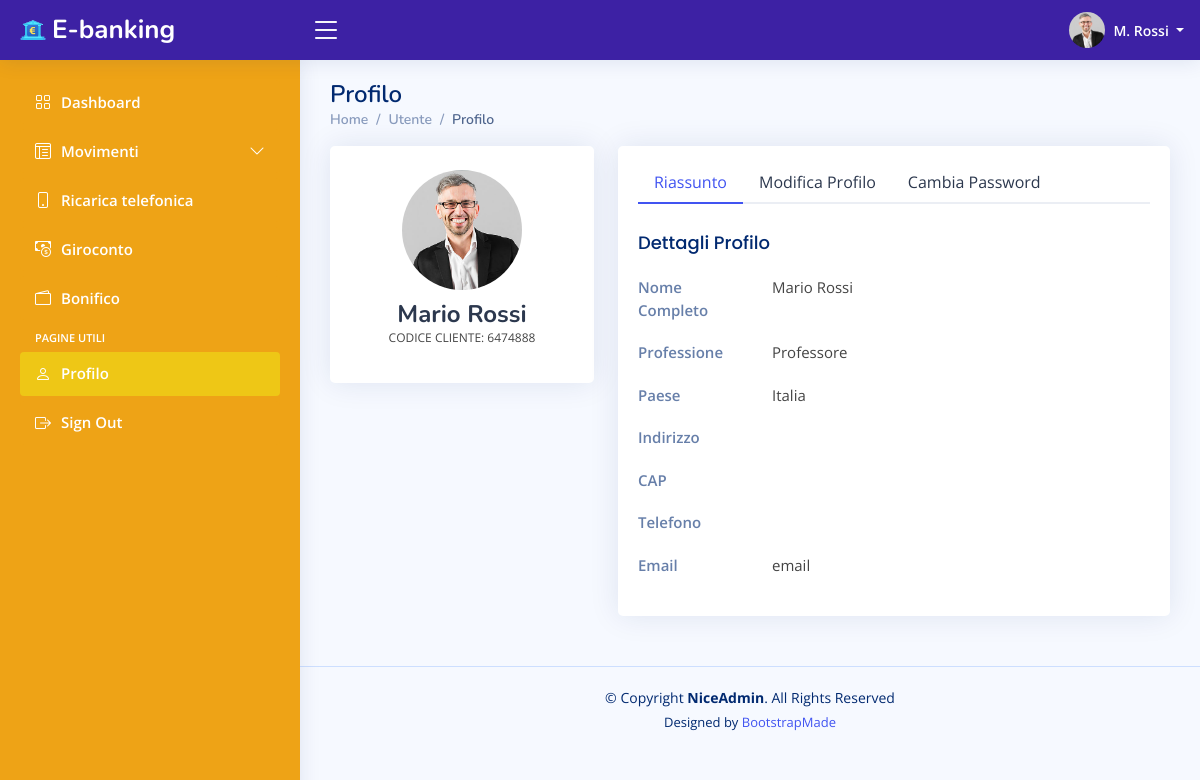
/userProfile.php (signed in), run on the app's committed database.
### tables this page shows
CREATE TABLE `tconticorrenti` (
  `ContoCorrenteID` int(11) NOT NULL,
  `CodiceTitolare` int(11) NOT NULL,
  `Password` text NOT NULL,
  `IBAN` text NOT NULL,
  `Email` text NOT NULL,
  `NomeTitolare` text NOT NULL,
  `Professione` text NOT NULL,
  `Paese` text NOT NULL,
  `Indirizzo` text NOT NULL,
  `CAP` text NOT NULL,
  `Telefono` text NOT NULL,
  `ImmagineProfilo` text NOT NULL
);

### userProfile.php (the view, shortened to what this page needs)
<!DOCTYPE html>
<html lang="en">
<head>
    <link href="assets/vendor/bootstrap/css/bootstrap.min.css" rel="stylesheet">
    <link href="assets/vendor/bootstrap-icons/bootstrap-icons.css" rel="stylesheet">
    <link href="assets/vendor/boxicons/css/boxicons.min.css" rel="stylesheet">
    <link href="assets/vendor/quill/quill.snow.css" rel="stylesheet">
    <link href="assets/vendor/quill/quill.bubble.css" rel="stylesheet">
    <link href="assets/vendor/remixicon/remixicon.css" rel="stylesheet">
    <link href="assets/vendor/simple-datatables/style.css" rel="stylesheet">
    <link href="assets/css/style.css" rel="stylesheet">
</head>
<body>
    <?php include "parts/header.php"; ?>
    <?php include "parts/sidebar.php"; ?>
    <main id="main" class="main">
        <div class="pagetitle">
            <h1>Profilo</h1>
            <nav>
                <ol class="breadcrumb">
                    <li class="breadcrumb-item"><a href="index.php">Home</a></li>
                    <li class="breadcrumb-item">Utente</li>
                    <li class="breadcrumb-item active">Profilo</li>
                </ol>
            </nav>
        </div>
        <section class="section profile">
            <div class="row">
                <div class="col-xl-4">
                    <div class="card">
                        <div class="card-body profile-card pt-4 d-flex flex-column align-items-center">
                            <img src="assets/img/profili/<?php echo $result["ImmagineProfilo"]; ?>" alt="Profile" class="rounded-circle">
                            <h2><?php echo $result["NomeTitolare"]; ?></h2>
                            <p class="subtitle">CODICE CLIENTE: <?php echo $result["CodiceTitolare"]; ?></p>
                        </div>
                    </div>
                </div>
                <div class="col-xl-8">
                    <div class="card">
                        <div class="card-body pt-3">
                            <ul class="nav nav-tabs nav-tabs-bordered">
                                <li class="nav-item">
                                    <button class="nav-link active" data-bs-toggle="tab" data-bs-target="#profile-overview">Riassunto</button>
                                </li>
                                <li class="nav-item">
                                    <button class="nav-link" data-bs-toggle="tab" data-bs-target="#profile-edit">Modifica Profilo</button>
                                </li>
                                <li class="nav-item">
                                    <button class="nav-link" data-bs-toggle="tab" data-bs-target="#profile-change-password">Cambia Password</button>
                                </li>
                            </ul>
                            <div class="tab-content pt-2">
                                <div class="tab-pane fade show active profile-overview" id="profile-overview">
                                    <h5 class="card-title">Dettagli Profilo</h5>
                                    <div class="row">
                                        <div class="col-lg-3 col-md-4 label ">Nome Completo</div>
                                        <div class="col-lg-9 col-md-8"><?php echo $result["NomeTitolare"]; ?></div>
                                    </div>
                                    <div class="row">
                                        <div class="col-lg-3 col-md-4 label">Professione</div>
                                        <div class="col-lg-9 col-md-8"><?php echo $result["Professione"]; ?></div>
                                    </div>
                                    <div class="row">
                                        <div class="col-lg-3 col-md-4 label">Paese</div>
                                        <div class="col-lg-9 col-md-8"><?php echo $result["Paese"]; ?></div>
                                    </div>
                                    <div class="row">
                                        <div class="col-lg-3 col-md-4 label">Indirizzo</div>
                                        <div class="col-lg-9 col-md-8"><?php echo $result["Indirizzo"]; ?></div>
                                    </div>
                                    <div class="row">
                                        <div class="col-lg-3 col-md-4 label">CAP</div>
                                        <div class="col-lg-9 col-md-8"><?php echo $result["CAP"]; ?></div>
                                    </div>
                                    <div class="row">
                                        <div class="col-lg-3 col-md-4 label">Telefono</div>
                                        <div class="col-lg-9 col-md-8"><?php echo $result["Telefono"]; ?></div>
                                    </div>
                                    <div class="row">
                                        <div class="col-lg-3 col-md-4 label">Email</div>
                                        <div class="col-lg-9 col-md-8"><?php echo $result["Email"]; ?></div>
                                    </div>
                                </div>
                            </div>
                        </div>
                    </div>
                </div>
            </div>
        </section>
    </main>
    <?php include "parts/footer.php"; ?>
</body>
</html>

### parts/header.php (shortened to what this page needs)
<header id="header" class="header fixed-top d-flex align-items-center">
    <div class="d-flex align-items-center justify-content-between">
        <a href="index.php" class="logo d-flex align-items-center">
            <img src="assets/img/logo_.png" alt="">
            <span class="d-none d-lg-block">E-banking</span>
        </a>
        <i class="bi bi-list toggle-sidebar-btn"></i>
    </div>
    <nav class="header-nav ms-auto">
        <ul class="d-flex align-items-center">
            <?php
            $idConto = $_SESSION["ContoID"];
            $conn = openCon();
            $sql = "SELECT * FROM TContiCorrenti WHERE ContoCorrenteID = $idConto;";
            $query = mysqli_query($conn, $sql);
            if (mysqli_num_rows($query) === 1) {
                $result = mysqli_fetch_assoc($query);
            }
            ?>
            <li class="nav-item dropdown pe-3">
                <a class="nav-link nav-profile d-flex align-items-center pe-0" href="#" data-bs-toggle="dropdown">
                    <img src="assets/img/profili/<?php echo $result["ImmagineProfilo"]; ?>" alt="Profile" class="rounded-circle">
                    <span class="d-none d-md-block dropdown-toggle ps-2">
                        <?php echo explode(" ", $result["NomeTitolare"])[0][0] . ". " . explode(" ", $result["NomeTitolare"])[1]; ?>
                    </span>
                </a>
            </li>
        </ul>
    </nav>
</header>

### assets/css/style.css (style rules this page uses)
:root { scroll-behavior: smooth; }
body { font-family: "Open Sans", sans-serif; background: #f6f9ff; color: #444444; }
a { color: #4154f1; text-decoration: none; }
h1, h2, h3, h4, h5, h6 { font-family: "Nunito", sans-serif; }
#main { margin-top: 60px; padding: 20px 30px; transition: all 0.3s; }
.pagetitle { margin-bottom: 10px; }
.pagetitle h1 { font-size: 24px; margin-bottom: 0; font-weight: 600; color: #012970; }
.card { margin-bottom: 30px; border: none; border-radius: 5px; box-shadow: 0px 0 30px rgba(1, 41, 112, 0.1); }
.card-title { padding: 20px 0 15px 0; font-size: 18px; font-weight: 500; color: #012970; font-family: "Poppins", sans-serif; }
.card-body { padding: 0 20px 20px 20px; }
.breadcrumb { font-size: 14px; font-family: "Nunito", sans-serif; color: #899bbd; font-weight: 600; }
.breadcrumb a { color: #899bbd; transition: 0.3s; }
.breadcrumb .breadcrumb-item::before { color: #899bbd; }
.breadcrumb .active { color: #51678f; font-weight: 600; }
.nav-tabs-bordered { border-bottom: 2px solid #ebeef4; }
.nav-tabs-bordered .nav-link { margin-bottom: -2px; border: none; color: #2c384e; }
.nav-tabs-bordered .nav-link.active { background-color: #fff; color: #4154f1; border-bottom: 2px solid #4154f1; }
.logo { line-height: 1; }
@media (min-width: 1200px) { .logo { width: 280px; } }
.logo img { max-height: 26px; margin-right: 6px; }
.logo span { font-size: 26px; font-weight: 700; color: #fff; font-family: "Nunito", sans-serif; }
.header { transition: all 0.5s; z-index: 997; height: 60px; box-shadow: 0px 2px 20px rgba(1, 41, 112, 0.1); background-color: #3D21A4; padding-left: 20px; }
.header .toggle-sidebar-btn { font-size: 32px; padding-left: 10px; cursor: pointer; color: #fff; }
.header-nav ul { list-style: none; }
.header-nav>ul { margin: 0; padding: 0; }
.header-nav .nav-profile { color: #fff; }
.header-nav .nav-profile img { max-height: 36px; }
.header-nav .nav-profile span { font-size: 14px; font-weight: 600; }
@media (min-width: 1200px) { #main, #footer { margin-left: 300px; } }
.profile .profile-card p { font-size: 12px!important; }
.profile .profile-card img { max-width: 120px; }
.profile .profile-card h2 { font-size: 24px; font-weight: 700; color: #2c384e; margin: 10px 0 0 0; }
.profile .profile-overview .row { margin-bottom: 20px; font-size: 15px; }
.profile .profile-overview .card-title { color: #012970; }
.profile .profile-overview .label, .giroconto .info-card h6 { font-weight: 600; color: rgba(1, 41, 112, 0.6); }

### data on the page
tconticorrenti: ImmagineProfilo (picture), NomeTitolare "M", NomeTitolare "Rossi", NomeTitolare "Mario Rossi", CodiceTitolare "6474888", Professione "Professore", Paese "Italia", Email "email"
